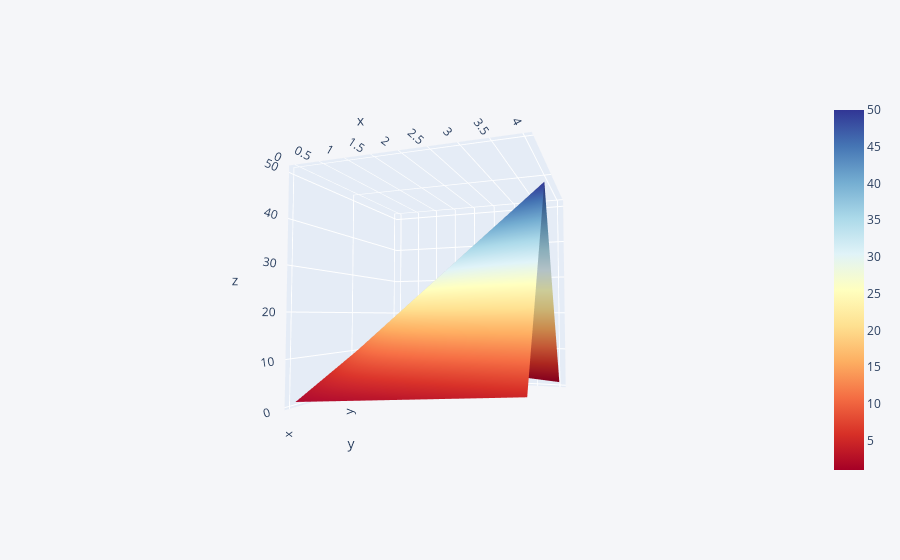

This figure's notebook cell:
### Code cell
df3.iplot(kind = 'surface', colorscale = 'rdylbu')

### Figure 1 — Plotly figure (JSON) as saved in the notebook; plotly's stock layout.template omitted (floating-point values rounded to 4 significant figures)
{"data": [{"colorscale": [[0, "rgb(165,0,38)"], [0.1, "rgb(215,48,39)"], [0.2, "rgb(244,109,67)"], [0.3, "rgb(253,174,97)"], [0.4, "rgb(254,224,144)"], [0.5, "rgb(255,255,191)"], [0.6, "rgb(224,243,248)"], [0.7, "rgb(171,217,233)"], [0.8, "rgb(116,173,209)"], [0.9, "rgb(69,117,180)"], [1, "rgb(49,54,149)"]], "type": "surface", "x": [0, 1, 2, 3, 4], "y": ["x", "y", "z"], "z": [[1, 2, 3, 4, 5], [10, 20, 30, 40, 50], [5, 4, 3, 2, 1]]}], "layout": {"autosize": true, "legend": {"bgcolor": "#F5F6F9", "font": {"color": "#4D5663"}}, "paper_bgcolor": "#F5F6F9", "plot_bgcolor": "#F5F6F9", "scene": {"aspectmode": "auto", "aspectratio": {"x": 1, "y": 1, "z": 1}, "camera": {"center": {"x": 0, "y": 0, "z": 0}, "eye": {"x": 0.7521, "y": -2.027, "z": -0.1186}, "projection": {"type": "perspective"}, "up": {"x": 0, "y": 0, "z": 1}}}, "title": {"font": {"color": "#4D5663"}}, "xaxis": {"gridcolor": "#E1E5ED", "showgrid": true, "tickfont": {"color": "#4D5663"}, "title": {"font": {"color": "#4D5663"}, "text": ""}, "zerolinecolor": "#E1E5ED"}, "yaxis": {"gridcolor": "#E1E5ED", "showgrid": true, "tickfont": {"color": "#4D5663"}, "title": {"font": {"color": "#4D5663"}, "text": ""}, "zerolinecolor": "#E1E5ED"}}}
